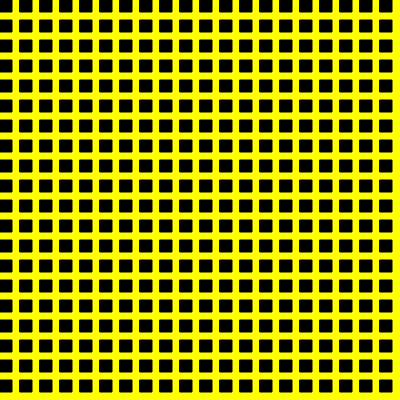
Frame 1 (no input)
Frame 60 (no input): identical to frame 1, image omitted
Frame 120 (the mouse pressed at the canvas centre since frame 60): identical to frame 1, image omitted

The p5.js sketch that drew this single still picture (run headless with seeded random() and noise() and a simulated clock; from frame 60 on, the mouse is pressed at the canvas centre):

// p5.js sketch
// ── sketch.js
let state = 0;

function setup() {
  createCanvas(400, 400);
}

function draw() {

  background('yellow');

  switch (state) {

    case 0:
      //text("0", 100, 100);
      fill('black');
      for (let j = 0; j < 20; j++) {
        for (let i = 0; i < 20; i++) {
          rect(i*20, j*20, 12, 12);
        }
      }
      break;

    case 1:
      //text("1", 100, 100);
      fill('red');
      for (let j = 0; j < 50; j++) {
        for (let i = 0; i < 50; i++) {
          rect(i*10, j*10, 7, 7);
        }
      }
      break;

    case 2:
      //text("2", 100, 100);
      fill('green');
      for (let j = 0; j < 50; j++) {
        for (let i = 0; i < 50; i++) {
          rect(i*20, j+=5, 10, j+20);
        }
      }
      break;

    case 3:
      //text("3", 100, 100);
      background('black');
      fill('white');
      for (let j = 0; j < 20; j++) {
        for (let i = 0; i < 20; i++) {
          ellipse(i*25, j*random(0,100), 10, 15);
        }
      }
      break;

    case 4:
      //text("4", 100, 100);
      fill('purple');
      for (let j = 0; j < 20; j++) {
        for (let i = 0; i < 20; i++) {
          arc(i*30, j*50, i+10, j+30, 0, PI-2/PI);
        }
      }
      break;

  }
}

function mouseReleased() {
  state++;
  if (state > 4) state = 0;

}
